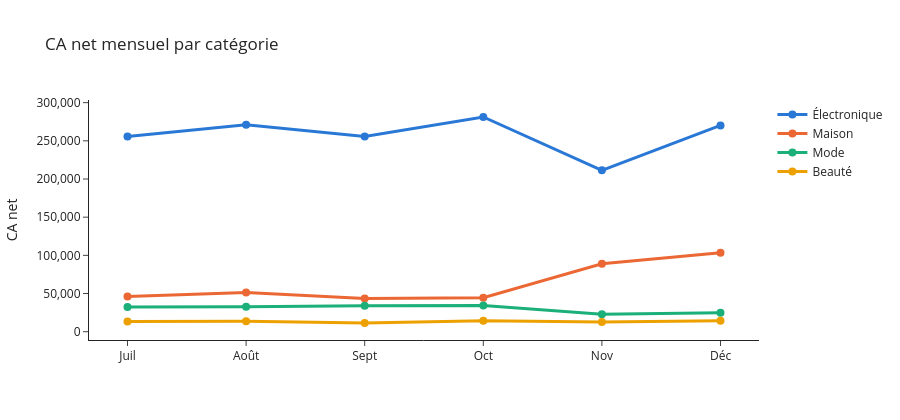
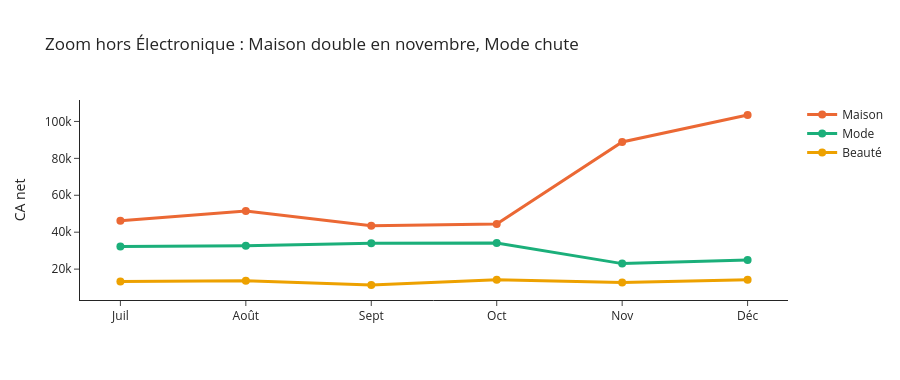

Notebook source saved alongside these figures, in order:
### Markdown cell above
**Évolution mensuelle par catégorie** (interactif : survolez les courbes)

### Code cell
pm = df.pivot_table(index="mois_label", columns="categorie", values="ca_net", aggfunc="sum")[ORDRE_CAT]
pm.index = [MOIS_FR[i] for i in pm.index]
figp = px.line(pm.reset_index().melt(id_vars="index", var_name="Catégorie", value_name="CA net"), x="index", y="CA net", color="Catégorie", markers=True,
               color_discrete_map={c: C[c] for c in ORDRE_CAT}, labels={"index": ""}, title="CA net mensuel par catégorie")
figp.update_traces(line=dict(width=3), marker=dict(size=8)); figp.update_layout(height=420, hovermode="x unified", legend_title_text="")
figp.update_yaxes(tickformat=",.0f")
figp.show()

# Même chose sans l'Électronique, pour voir les mouvements des 3 autres (échelle différente -> deuxième graphique, pas d'axe double)
figp2 = px.line(pm.drop(columns="Électronique").reset_index().melt(id_vars="index", var_name="Catégorie", value_name="CA net"), x="index", y="CA net", color="Catégorie",
                markers=True, color_discrete_map={c: C[c] for c in ORDRE_CAT}, labels={"index": ""}, title="Zoom hors Électronique : Maison double en novembre, Mode chute")
figp2.update_traces(line=dict(width=3), marker=dict(size=8)); figp2.update_layout(height=380, hovermode="x unified", legend_title_text="")
figp2.show()

### Figure 1 — Plotly figure (JSON) as saved in the notebook; plotly's stock layout.template omitted (floating-point values rounded to 4 significant figures)
{"data": [{"hovertemplate": "Catégorie=Électronique<br>=%{x}<br>CA net=%{y}<extra></extra>", "legendgroup": "Électronique", "line": {"color": "#2a78d6", "dash": "solid", "width": 3}, "marker": {"size": 8, "symbol": "circle"}, "mode": "lines+markers", "name": "Électronique", "orientation": "v", "showlegend": true, "type": "scatter", "x": ["Juil", "Août", "Sept", "Oct", "Nov", "Déc"], "xaxis": "x", "y": [255600.0, 271000.0, 255600.0, 281200.0, 211300.0, 270200.0], "yaxis": "y"}, {"hovertemplate": "Catégorie=Maison<br>=%{x}<br>CA net=%{y}<extra></extra>", "legendgroup": "Maison", "line": {"color": "#eb6834", "dash": "solid", "width": 3}, "marker": {"size": 8, "symbol": "circle"}, "mode": "lines+markers", "name": "Maison", "orientation": "v", "showlegend": true, "type": "scatter", "x": ["Juil", "Août", "Sept", "Oct", "Nov", "Déc"], "xaxis": "x", "y": [46260.0, 51490.0, 43450.0, 44390.0, 88890.0, 103500.0], "yaxis": "y"}, {"hovertemplate": "Catégorie=Mode<br>=%{x}<br>CA net=%{y}<extra></extra>", "legendgroup": "Mode", "line": {"color": "#1baf7a", "dash": "solid", "width": 3}, "marker": {"size": 8, "symbol": "circle"}, "mode": "lines+markers", "name": "Mode", "orientation": "v", "showlegend": true, "type": "scatter", "x": ["Juil", "Août", "Sept", "Oct", "Nov", "Déc"], "xaxis": "x", "y": [32260.0, 32610.0, 33980.0, 34170.0, 22990.0, 24880.0], "yaxis": "y"}, {"hovertemplate": "Catégorie=Beauté<br>=%{x}<br>CA net=%{y}<extra></extra>", "legendgroup": "Beauté", "line": {"color": "#eda100", "dash": "solid", "width": 3}, "marker": {"size": 8, "symbol": "circle"}, "mode": "lines+markers", "name": "Beauté", "orientation": "v", "showlegend": true, "type": "scatter", "x": ["Juil", "Août", "Sept", "Oct", "Nov", "Déc"], "xaxis": "x", "y": [13300.0, 13700.0, 11400.0, 14210.0, 12700.0, 14250.0], "yaxis": "y"}], "layout": {"height": 420, "hovermode": "x unified", "legend": {"title": {"text": ""}, "tracegroupgap": 0}, "title": {"text": "CA net mensuel par catégorie"}, "xaxis": {"anchor": "y", "domain": [0.0, 1.0], "title": {"text": ""}}, "yaxis": {"anchor": "x", "domain": [0.0, 1.0], "tickformat": ",.0f", "title": {"text": "CA net"}}}}

### Figure 2 — Plotly figure (JSON) as saved in the notebook; plotly's stock layout.template omitted (floating-point values rounded to 4 significant figures)
{"data": [{"hovertemplate": "Catégorie=Maison<br>=%{x}<br>CA net=%{y}<extra></extra>", "legendgroup": "Maison", "line": {"color": "#eb6834", "dash": "solid", "width": 3}, "marker": {"size": 8, "symbol": "circle"}, "mode": "lines+markers", "name": "Maison", "orientation": "v", "showlegend": true, "type": "scatter", "x": ["Juil", "Août", "Sept", "Oct", "Nov", "Déc"], "xaxis": "x", "y": [46260.0, 51490.0, 43450.0, 44390.0, 88890.0, 103500.0], "yaxis": "y"}, {"hovertemplate": "Catégorie=Mode<br>=%{x}<br>CA net=%{y}<extra></extra>", "legendgroup": "Mode", "line": {"color": "#1baf7a", "dash": "solid", "width": 3}, "marker": {"size": 8, "symbol": "circle"}, "mode": "lines+markers", "name": "Mode", "orientation": "v", "showlegend": true, "type": "scatter", "x": ["Juil", "Août", "Sept", "Oct", "Nov", "Déc"], "xaxis": "x", "y": [32260.0, 32610.0, 33980.0, 34170.0, 22990.0, 24880.0], "yaxis": "y"}, {"hovertemplate": "Catégorie=Beauté<br>=%{x}<br>CA net=%{y}<extra></extra>", "legendgroup": "Beauté", "line": {"color": "#eda100", "dash": "solid", "width": 3}, "marker": {"size": 8, "symbol": "circle"}, "mode": "lines+markers", "name": "Beauté", "orientation": "v", "showlegend": true, "type": "scatter", "x": ["Juil", "Août", "Sept", "Oct", "Nov", "Déc"], "xaxis": "x", "y": [13300.0, 13700.0, 11400.0, 14210.0, 12700.0, 14250.0], "yaxis": "y"}], "layout": {"height": 380, "hovermode": "x unified", "legend": {"title": {"text": ""}, "tracegroupgap": 0}, "title": {"text": "Zoom hors Électronique : Maison double en novembre, Mode chute"}, "xaxis": {"anchor": "y", "domain": [0.0, 1.0], "title": {"text": ""}}, "yaxis": {"anchor": "x", "domain": [0.0, 1.0], "title": {"text": "CA net"}}}}
